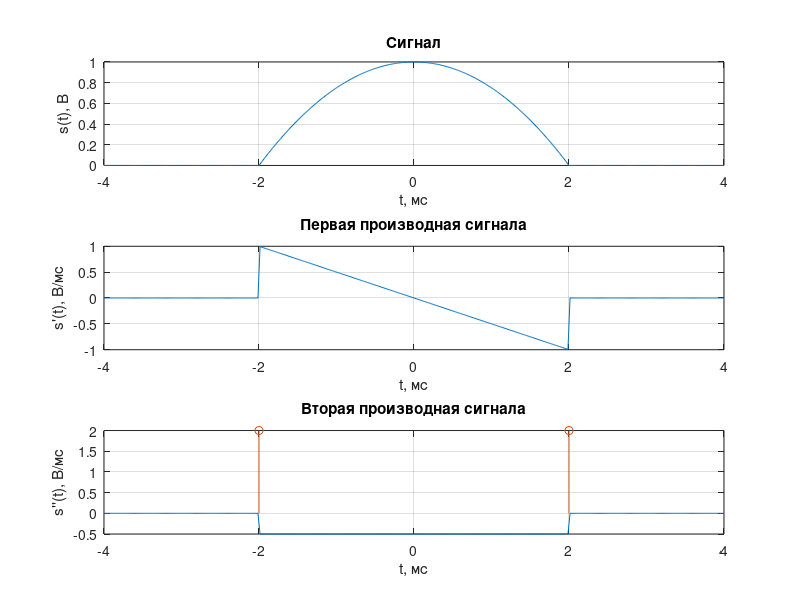
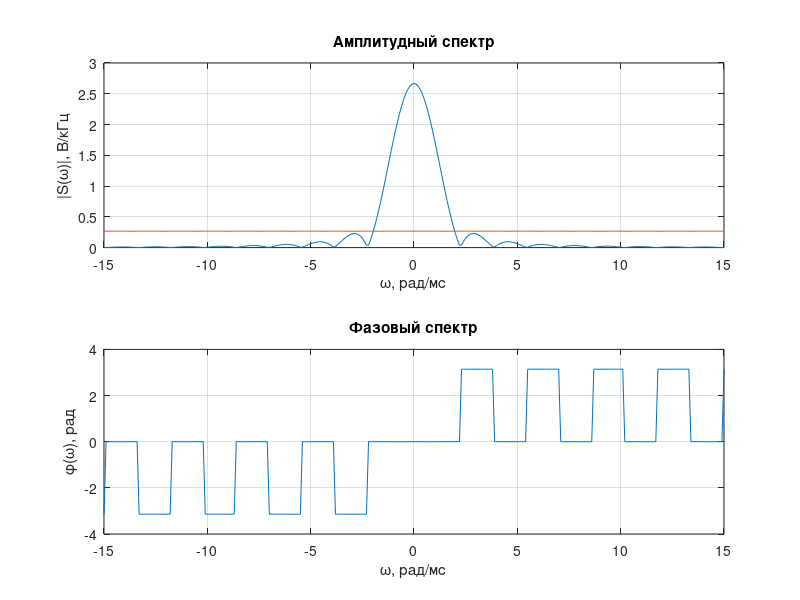
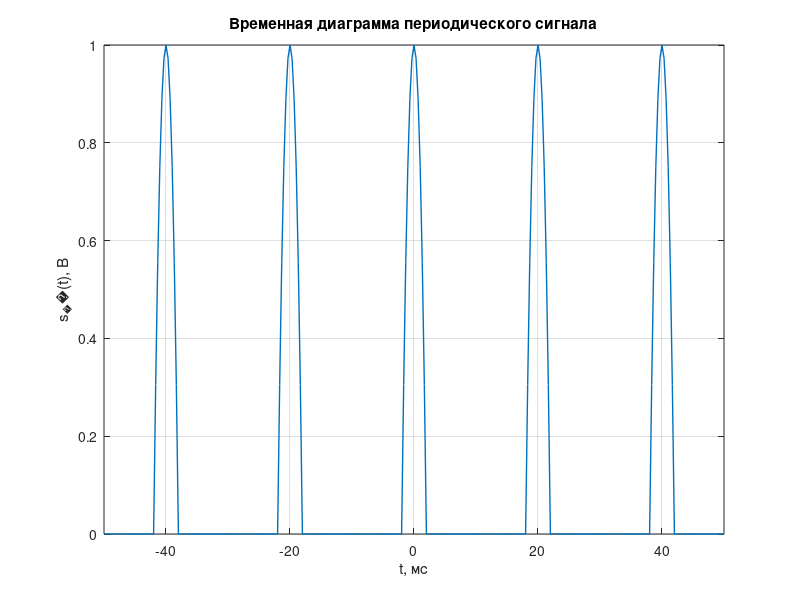
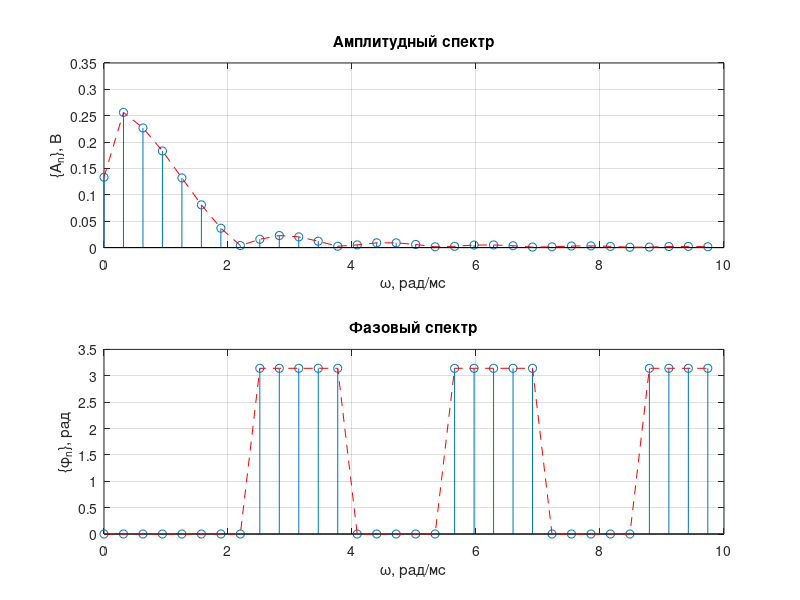

MATLAB code for these plots, in order:
function KursWorkGraphBuilder()

%% Графопостроитель для курсовой работы по <Разработка и эксплуатация радиотелеметрических систем>
t1 = 2 / 1000; % t1 из задания

tPulse = 2 * t1; % Длительность импульса (тау импульса)
accuracyOfGraphs = 300; % Точность графиков (чем больше число, тем дольше построение и плавнее графики)

%% 1 пункт
% Впишите свои формулы в
% $s(t)$ - "signalGeneralForm" - Формула сигнала
% $s'(t)$ - "firstDerivative" - Формула первой производной сигнала
% $s''(t)$ - "secondDerivative" - Формула второй производной сигнала
% $S(\omega)$ - "spectralDensityOfSignal" - Формула спектра сигнала

% Сигнал и производные
isPlotFirstDerivative = true; % Строить графки первой производной ?
isPlotSecondDerivative = true; % Строить графки второй производной ?
numberCharts = 1 + isPlotFirstDerivative + isPlotSecondDerivative;
figure
x = (-tPulse:tPulse / accuracyOfGraphs:tPulse) * 1000;
y = zeros(numberCharts, length(x));
subplot(numberCharts, 1, 1)
for i = 1:length(x)
    t = x(i) / 1000;
    y(1, i) = signalGeneralForm(t, tPulse);

    if (isPlotFirstDerivative)
        y(1 + isPlotFirstDerivative, i) = firstDerivative(t, tPulse); % s'(t) - формула первой производной
    end

    if (isPlotSecondDerivative)
        y(1 + isPlotFirstDerivative + isPlotSecondDerivative, i) = secondDerivative(t, tPulse); % s''(t) - формула второй производной
    end
end

if (numberCharts >= 1)
    plot(x, y(1, :))
    grid;
    xlabel('t, мс');
    ylabel('s(t), В');
    title('Сигнал');
    xlim([x(1), x(end)]);
end

if (numberCharts >= 2)
    subplot(numberCharts, 1, 1 + isPlotFirstDerivative);
    plot(x, y(1 + isPlotFirstDerivative, :))
    grid;
    xlabel('t, мс');
    ylabel("s'(t), В/мс");
    title('Первая производная сигнала');
    xlim([x(1), x(end)]);
end

if (numberCharts >= 3)
    subplot(numberCharts, 1, 1 + isPlotFirstDerivative + isPlotSecondDerivative);
    plot(x, y(1 + isPlotFirstDerivative + isPlotSecondDerivative, :))
    % Начало блока кода для добавления дельта функций в конкретных точках
    line([2, 2], [0, 2]);
    line(2, 2, 'marker', 'o');
    line([-2, -2], [0, 2]);
    line(-2, 2, 'marker', 'o');
    % Конец блока кода для добавления дельта функций
    grid;
    xlabel('t, мс');
    ylabel("s''(t), В/мс");
    title('Вторая производная сигнала');
    xlim([x(1), x(end)]);
end

clear x y
clear numberCharts isPlotFirstDerivative isPlotSecondDerivative t i
% Спектры
distToLeftAndRightSpectrBoundaries = abs(15);
figure
x = -distToLeftAndRightSpectrBoundaries:distToLeftAndRightSpectrBoundaries * 2 / accuracyOfGraphs:distToLeftAndRightSpectrBoundaries;
y = zeros(2, length(x));
onePercentOfMax = amplitudeSpectrumOfSignal(0, tPulse) * 0.1; % 1% от максимума амплитудного спектра
for i = 1:length(x)
    w = x(i) * 1000;
    y(1, i) = 1000 * amplitudeSpectrumOfSignal(w, tPulse); % Формула амплитудного спектра
    y(2, i) = 1000 * onePercentOfMax; % Линия 1% от максимума
    y(3, i) = spectralPhaseOfSignal(w, tPulse); % Формула фазового спектра
end

subplot(2, 1, 1);
plot(x, y(1:2, :))
grid;
xlabel('\omega, рад/мс');
ylabel('|S(\omega)|, В/кГц');
title('Амплитудный спектр');

subplot(2, 1, 2);
plot(x, y(3, :))
grid;
xlabel('\omega, рад/мс');
ylabel('\phi(\omega), рад');
title('Фазовый спектр');

dw = calcDw(tPulse); % Ширина спектра вычисляется по графику из 1 пункта

disp('Автоматическое вычисление ширины спектра может работать неверно особенно для кодированного сигнала.')
disp(['Автоматически вычисленная ширина спектра: ', num2str(dw), ' рад/мс'])

isSpectrumWidthWasDeterminedIncorrectly = false; % Заменит автоматически определенную ширину спектра?
if isSpectrumWidthWasDeterminedIncorrectly
    dw = 8; % Ширина спектра
end

clear x y
clear onePercentOfMax w t i isSpectrumWidthWasDeterminedIncorrectly distToLeftAndRightSpectrBoundaries

%% 2 пункт
% Дополните формулу $s(t)$ - "signalGeneralForm" - Формула для получения периодического сигнала
% Cигнал

Q = 5; % Скважность
T = Q * tPulse;
NumberPulses = 5;
figure
x = (-T * NumberPulses / 2:T * NumberPulses / accuracyOfGraphs:T * NumberPulses / 2) * 10^3; % Подсчет сколько нужно места для отображения всех имульсов
y = zeros(1, length(x));
for i = 1:length(x)
    t = x(i) / 1000;
    s = 0;
    for n = -floor(NumberPulses / 2):floor(NumberPulses / 2)
        s = s + signalGeneralForm(t, tPulse, T, n);
    end
    y(i) = s;
end
plot(x, y, 'LineWidth', 1)
xlim([x(1), x(end)])
grid
xlabel('t, мс');
ylabel('s_п(t), В');
title('Временная диаграмма периодического сигнала');

clear x y
clear onePercentOfMax s i NumberPulses t n

%% Спектры
distToRightSpectrBoundarie = abs(10); % Расстояние до правой границы спектра
figure
w1 = 2 * pi / T; % Частота первой гармоники
x = 0:w1 / 1000:distToRightSpectrBoundarie;
y = zeros(1, length(x));
subplot(2, 1, 1);
xlim([0, distToRightSpectrBoundarie])
for i = 1:length(x)
    w = x(i) * 1000;
    s = 2 / T * amplitudeSpectrumOfSignal(w, tPulse);
    if w == 0
        s = s / 2;
    end
    y(i) = s;
end
stem(x, y)
hold on;
plot(x, y, '--', 'Color', [1, 0, 0])
grid;
xlabel('\omega, рад/мс');
ylabel('\{A_n\}, В');
title('Амплитудный спектр');

subplot(2, 1, 2)
xlim([0, distToRightSpectrBoundarie])
y = zeros(1, length(x));
for i = 1:length(x)
    w = x(i);
    y(i) = spectralPhaseOfSignal(w * 1000, tPulse);
end
stem(x, y)
hold on;
plot(x, y, '--', 'Color', [1, 0, 0])
grid;
xlabel('\omega, рад/мс');
ylabel('\{\phi_n\}, рад');
title('Фазовый спектр');
clear x y
clear s w i distToRightSpectrBoundarie
% Апроксимация
figure
nAccuracys = [10, 25, 50]; % Для каких n требуется построить графики
x = (-T / 2:T / accuracyOfGraphs:T / 2) * 10^3;
y = zeros(length(nAccuracys), length(x));
for i = 1:length(x)
    t = x(i) / 1000;
    s(1:length(nAccuracys)) = 2 / 15;
    for n = 1:max(nAccuracys)
        w = w1 * n;
        sn = 2 / T * amplitudeSpectrumOfSignal(w, tPulse) * cos(w * t + spectralPhaseOfSignal(w, tPulse));
        for j = 1:length(nAccuracys)
            if (nAccuracys(j) >= n)
                s(j) = s(j) + sn;
            end
        end
    end
    y(:, i) = s;
end

for i = 1:length(nAccuracys)
    subplot(length(nAccuracys), 1, i);
    plot(x, y(i, :))
    xlim([x(1), x(end)]);
    grid;
    xlabel('t, мс');
    ylabel('s_п(t), В');
    title(strcat('n=', sprintf('%d', nAccuracys(i))));
end
clear x y
clear i j n t w s sn nAccuracys

%% 3 пункт
RadioPulseCarrierFrequency = dw * 100;
disp(['Несущая частота радиоимпульса: ', num2str(RadioPulseCarrierFrequency), ' рад/мс'])

% Радио сигнал
figure
x = (-T / 2:T / (accuracyOfGraphs * 4):T / 2) * 10^3;
y = zeros(2, length(x));
for i = 1:length(x)
    t = x(i) / 1000;
    signal = signalGeneralForm(t, tPulse);
    y(1, i) = signal * cos(RadioPulseCarrierFrequency * 1000 * t);
    y(2, i) = signal;
end
plot(x, y(1, :))
hold on;
plot(x, y(2, :), '--', 'Color', [1, 0, 0])
plot(x, -y(2, :), '--', 'Color', [1, 0, 0])
grid;
xlim([x(1), x(end)]);
xlabel('t, мс');
ylabel('u(t), В');
title('Временная диаграмма непериодического радиосигнала');
clear x y
clear i t signal
% Спектры
distToLeftAndRightSpectrBoundaries = abs(10); % Расстояние до левой и правой границы спектров
% Положительные частоты
figure
x = ((RadioPulseCarrierFrequency - distToLeftAndRightSpectrBoundaries):distToLeftAndRightSpectrBoundaries * 2 / accuracyOfGraphs:(RadioPulseCarrierFrequency + distToLeftAndRightSpectrBoundaries));
y = zeros(2, length(x));
subplot(2, 1, 1);
for i = 1:length(x)
    w = x(i);
    y(1, i) = 1 / 2 * amplitudeSpectrumOfSignal((w - RadioPulseCarrierFrequency) * 1000, tPulse) * 1000;
    y(2, i) = spectralPhaseOfSignal((w - RadioPulseCarrierFrequency) * 1000, tPulse);
end
plot(x, y(1, :));
grid;
xlabel('\omega, рад/мс');
xlim([x(1), x(end)]);
ylabel('|U(\omega)|, В/кГц');
title('Амплитудный спектр');
subplot(2, 1, 2);
plot(x, y(2, :));
grid;
xlim([x(1), x(end)]);
xlabel('\omega, рад/мс');
ylabel('\phi_U (\omega), рад');
title('Фазовый спектр');
clear x y
clear i t w
% Отрицательные частоты
figure
x = ((-RadioPulseCarrierFrequency - distToLeftAndRightSpectrBoundaries):distToLeftAndRightSpectrBoundaries * 2 / accuracyOfGraphs:(-RadioPulseCarrierFrequency + distToLeftAndRightSpectrBoundaries));
y = zeros(2, length(x));
subplot(2, 1, 1);
for i = 1:length(x)
    w = x(i);
    y(1, i) = 1 / 2 * amplitudeSpectrumOfSignal((w + RadioPulseCarrierFrequency) * 1000, tPulse) * 1000;
    y(2, i) = spectralPhaseOfSignal((w + RadioPulseCarrierFrequency) * 1000, tPulse);
end
plot(x, y(1, :))
grid;
xlim([x(1), x(end)]);
xlabel('\omega, рад/мс');
ylabel('|U(\omega)|, В/кГц');
title('Амплитудный спектр');
subplot(2, 1, 2);
plot(x, y(2, :))
grid;
xlim([x(1), x(end)]);
xlabel('\omega, рад/мс');
ylabel('\phi_U (\omega), рад');
title('Фазовый спектр');
clear x y
clear i t w distToLeftAndRightSpectrBoundaries

%% 4 пункт
% Сигнал
figure
NumberPulses = 5;
x = (-T * NumberPulses / 2:T / (accuracyOfGraphs * 4):T * NumberPulses / 2) * 10^3;
y = zeros(2, length(x));
for i = 1:length(x)
    t = x(i) / 1000;
    s = zeros(1, 2);
    for n = -floor(NumberPulses / 2):floor(NumberPulses / 2)
        signal = signalGeneralForm(t, tPulse, T, n);
        s(1) = s(1) + signal * cos(RadioPulseCarrierFrequency * 1000 * t);
        s(2) = s(2) + signal;
    end
    y(:, i) = s;
end

plot(x, y(1, :))
hold on;
grid;
plot(x, y(2, :), '--', 'Color', [1, 0, 0])
plot(x, -y(2, :), '--', 'Color', [1, 0, 0])
xlim([x(1), x(end)]);
xlabel('t, мс');
ylabel('u_п(t), В');
title('Временная диаграмма периодического радиосигнала');
clear x y
clear i n t s signal
% Спектры
distToLeftAndRightSpectrBoundaries = abs(10); % Расстояние до левой и правой границы спектров
figure
x = [fliplr(-1 * (0:w1 / 1000:distToLeftAndRightSpectrBoundaries)) + RadioPulseCarrierFrequency, (0:w1 / 1000:distToLeftAndRightSpectrBoundaries) + RadioPulseCarrierFrequency];
y = zeros(2, length(x));
subplot(2, 1, 1)
for i = 1:length(x)
    w = (x(i) - RadioPulseCarrierFrequency) * 1000;
    y(1, i) = 1 / T * amplitudeSpectrumOfSignal(w, tPulse);
    y(2, i) = spectralPhaseOfSignal(w, tPulse);
end
hold on
stem(x, y(1, :));
plot(x, y(1, :), '--', 'Color', [1, 0, 0]);
xlim([x(1), x(end)]);
grid;
xlabel('\omega, рад/мс');
ylabel('\{V_n\}_{n=\infty}^{+\infty}, В', 'FontSize', 10);
title('Амплитудный спектр');

subplot(2, 1, 2);
hold on;
stem(x, y(2, :))
plot(x, y(2, :), '--', 'Color', [1, 0, 0])
xlim([x(1), x(end)]);
grid;
xlabel('\omega, рад/мс');
ylabel('\{\phi_n\}_{n=\infty}^{+\infty}', 'FontSize', 10);
title('Фазовый спектр');
clear x y
clear i signal w

%% 5 пункт
% Впишите свои формулы в $R(t)$ - "rFormula"
% Сигнал + смещенный сигнал
figure
x = (-tPulse:tPulse / accuracyOfGraphs:tPulse * 1.5) * 10^3;
y = zeros(2, length(x));
for i = 1:length(x)
    t = x(i) / 1000;
    y(1, i) = signalGeneralForm(t, tPulse);
    y(2, i) = signalGeneralForm(t - tPulse / 2, tPulse);
end
plot(x, y(1, :))
grid
hold on
plot(x, y(2, :), '--', 'Color', [1, 0, 0])
xlabel('\tau, мс');
ylabel('В');
set(gca, 'XTick', [])
legend({'S_1(t)', 'S_2(t-\tau)'}, 'Location', 'northwest')
title('К расчету АКФ');
% АКФ сигнала
figure
x = (-tPulse:2 * tPulse / accuracyOfGraphs:tPulse) * 1000;
y = zeros(1, length(x));
for i = 1:length(x)
    t = x(i) / 1000;
    y(i) = 1000 * rFormula(t, tPulse);
end
plot(x, y)
grid;
xlabel('\tau, мс');
ylabel('R(\tau), мДж');
title('АКФ заданного сигнала');
xlim([x(1), x(end)]);
% АКФ радиоимпульса
figure
x = (-tPulse:2 * tPulse / accuracyOfGraphs:tPulse) * 1000;
y = zeros(2, length(x));
for i = 1:length(x)
    t = x(i) / 1000;
    y(1, i) = 1 / 2 * 1000 * rFormula(t, tPulse) * cos(RadioPulseCarrierFrequency * 1000 * t);
    y(2, i) = 1 / 2 * 1000 * rFormula(t, tPulse);
end
hold on;
plot(x, y(1, :))
grid;
plot(x, y(2, :), '--', 'Color', [1, 0, 0])
plot(x, -y(2, :), '--', 'Color', [1, 0, 0])
xlabel('\tau, мс');
ylabel('R_u(\tau), мДж');
title('АКФ радиоимпульса');
xlim([x(1), x(end)]);

%% 6 пункт

tau = 10 * t1; % тау в цепи
H0 = 0.5;
Hinf = 0;
distToLeftAndRightBoundaries = 0.5;

% АЧХ и ФЧХ
figure
x = (-distToLeftAndRightBoundaries:distToLeftAndRightBoundaries / accuracyOfGraphs:distToLeftAndRightBoundaries);
y = zeros(2, length(x));
for i = 1:length(x)
    w = x(i) * 1000;

    prefCalcExp = (w * tau)^2;
    y(1, i) = sqrt((H0^2 + Hinf^2 * prefCalcExp) / (1 + prefCalcExp));

    prefCalcExp = w * tau;
    y(2, i) = atan(Hinf * prefCalcExp / H0) - atan(prefCalcExp);
end

subplot(2, 1, 1);
plot(x, y(1, :)), grid
xlabel('\omega, рад/мс');
ylabel('|H(\omega)|');
title('АЧХ');


subplot(2, 1, 2);
plot(x, y(2, :)), grid
xlabel('\omega, рад/мс');
ylabel('\phi_H(\omega), рад');
title('ФЧХ');

clear x y distToLeftAndRightBoundaries
% ИХ, ПХ, g1

distToRightBoundary = 5 * tau * 1000;

figure
x = (0:distToRightBoundary / accuracyOfGraphs:distToRightBoundary);
y = zeros(3, length(x));

for i = 1:length(x)
    t = x(i) / 1000;

    prefCalcExp = exp(-t / tau);

    y(1, i) = (H0 - Hinf) * prefCalcExp / tau;

    y(2, i) = (Hinf + (H0 - Hinf) * (1 - prefCalcExp));

    y(3, i) = (H0 * t - (H0 - Hinf) * tau * (1 - prefCalcExp)) * 1000;
end

subplot(3, 1, 1);
plot(x, y(1, :)), grid
% Начало блока кода для добавления дельта функций в конкретных точках для
% ИХ
% line([2, 2], [0, 40]);
% line(2, 40, 'marker', 'o');
% Конец блока кода для добавления дельта функций
xlabel('t, мс');
ylabel('h(t), мс^-1');
title('ИХ');
xlim([x(1), x(end)]);

subplot(3, 1, 2);
plot(x, y(2, :)), grid
% Начало блока кода для добавления дельта функций в конкретных точках для
% ПХ
% line([2, 2], [0, 40]);
% line(2, 40, 'marker', 'o');
% Конец блока кода для добавления дельта функций
xlabel('t, мс');
ylabel('g(t)');
title('ПХ');
xlim([x(1), x(end)]);

subplot(3, 1, 3);
plot(x, y(3, :)), grid
% Начало блока кода для добавления дельта функций в конкретных точках для
% g1
% line([2, 2], [0, 40]);
% line(2, 40, 'marker', 'o');
% Конец блока кода для добавления дельта функций
xlabel('t, мс');
ylabel('g_1(t), мс');
title('g_1');
xlim([x(1), x(end)]);

clear x y distToRightBoundary
clear prefCalcExp

% Uвх и Uвых

distToRightBoundary = (tPulse + 5 * tau) * 1000;

figure
x = (0:distToRightBoundary / accuracyOfGraphs:distToRightBoundary);
y = zeros(2, length(x));
for i = 1:length(x)
    t = x(i) / 1000;

    y(1, i) = -8 * s2Formula(t) / tPulse^2 + 4 * s1Formula(t) / tPulse + 8 * s2Formula(t - tPulse) / tPulse^2 + 4 * s1Formula(t - tPulse) / tPulse;

    y(2, i) = -8 * g2Formula(t, tau) / tPulse^2 + 4 * g1Formula(t, tau, Hinf, H0) / tPulse + 8 * g2Formula(t - tPulse, tau) / tPulse^2 + 4 * g1Formula(t - tPulse, tau, Hinf, H0) / tPulse;
end

subplot(2, 1, 1);
plot(x, y(1, :)), grid
xlabel('t, мс');
ylabel('U_{вх}(t), В');
title('Сигнал на входе цепи');


subplot(2, 1, 2);
plot(x, y(2, :)), grid
xlabel('t, мс');
ylabel('U_{вых}(t), В');
title('Сигнал на выходе цепи');

clear
end

%% Формулы
% Формула для вычисления сигнала
function r = signalGeneralForm(t, tPulse, varargin)
if nargin == 2
    T = 0;
    n = 0;
elseif nargin == 4
    T = varargin{1};
    n = varargin{2};
else
    error('SignalGeneralForm accepts up to 4 input arguments!')
end
if n == 0
    %Формула требуется для подсчета всех пунктов
    r = (1 - (2 * t / tPulse)^2) * rect(t / tPulse); % заданный сигнал математически в общем виде s(t)
else
    %Формула требуется для подсчета пунктов 2 и 4
    r = (1 - (2 * (t - n * T) / tPulse)^2) * rect((t - n * T) / tPulse); % заданный периодический сигнал математически в общем виде s(t)
end
end

% Формула первой производной заданного сигнала
function r = firstDerivative(t, tPulse)
%Формула требуется для подсчета  пунктов  1
r = -8 * t / tPulse^2 * rect(t / tPulse) * 10^-3;
end

% Формула второй производной заданного сигнала
function r = secondDerivative(t, tPulse)
%Формула требуется для подсчета  пунктов  1
r = (-8 / tPulse^2 * rect(t / tPulse)) * 10^-6;
end

% Формула спектральной плотности заданного сигнала
function r = spectralDensityOfSignal(w, tPulse)
%Формула требуется для подсчета  пунктов  1, 2, 3, 4
if w == 0
    r = 2 * tPulse / 3;
else
    r = 8 / (w^2 * tPulse) * (sinc(w * tPulse / 2) - cos(w * tPulse / 2));
end
end

% Формула амплитудного спектра заданного сигнала
function r = amplitudeSpectrumOfSignal(w, tPulse)
%Формула требуется для подсчета  пунктов  1, 2, 3, 4
r = abs(spectralDensityOfSignal(w, tPulse)); % Данная формула уневерсальная для множества варинтов, важможно её не придётся менять
end

% Формула фазового спектра заданного сигнала
function r = spectralPhaseOfSignal(w, tPulse)
%Формула требуется для подсчета  пунктов  1, 2, 3, 4
r = angle(spectralDensityOfSignal(w, tPulse)); % Данная формула уневерсальная для множества варинтов, важможно её не придётся менять
if w < 0
    r = r * -1;
end
end

% Формула АКФ
function r = rFormula(t, tPulse)
%Формула требуется для подсчета пункта 5
r = 8 * tPulse / 15 * (1 - 5 * (t / tPulse)^2 + 5 * (abs(t) / tPulse)^3 - (abs(t) / tPulse)^5) * rect(t / (2 * tPulse));
end

function r = s1Formula(t)
if (t < 0)
    r = 0;
else
    r = t;
end
end

function r = s2Formula(t)
if (t < 0)
    r = 0;
else
    r = 0.5 * t^2;
end
end

function r = g1Formula(t, tau, Hinf, H0)
if (t < 0)
    r = 0;
else
    r = H0 * t - (H0 - Hinf) * tau * (1 - exp(-t / tau));
end
end

function r = g2Formula(t, tau)
if (t < 0)
    r = 0;
else
    r = 0.25 * t^2 - 0.5 * tau * t + 0.5 * tau^2 * (1 - exp(-t / tau));
end
end

%% Системные функции (не влезай убьет!)
function r = calcDw(tPulse)
previousValue = amplitudeSpectrumOfSignal(0, tPulse);
onePercentOfMax = previousValue * 0.1; % 1% от максимума амплитудного спектра
isConsiderPetal = true;
isIncreasing = false;
for i = (1:2:1000) / 100
    w = i * 1000;
    value = amplitudeSpectrumOfSignal(w, tPulse); % Формула амплитудного спектра
    if isIncreasing ~= (sign(value - previousValue) ~= -1)
        if isIncreasing == false
            if isConsiderPetal
                r = i * 2;
                isConsiderPetal = false;
            else
                return
            end
        end
        isIncreasing = (sign(value - previousValue) ~= -1);
    end
    if value >= onePercentOfMax
        isConsiderPetal = true;
    end
    previousValue = value;
end
r = i;
end

% Мат функции
function r = sinc(x)
if x == 0
    r = 1;
else
    r = sin(x) / x;
end
end

function r = rect(x)
if abs(x) > 0.5
    r = 0;
elseif abs(x) == 0.5
    r = 0.5;
elseif abs(x) < 0.5
    r = 1;
end
end
